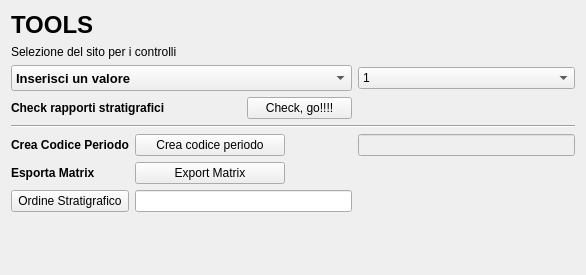
             <widget class="QWidget" name="page">
              <property name="geometry">
               <rect>
                <x>0</x>
                <y>0</y>
                <width>586</width>
                <height>275</height>
               </rect>
              </property>
              <attribute name="label">
               <string>Sistemi di controllo</string>
              </attribute>
              <layout class="QGridLayout" name="gridLayout_20">
               <item row="0" column="0">
                <widget class="QLabel" name="label_36">
                 <property name="font">
                  <font>
                   <pointsize>18</pointsize>
                   <weight>75</weight>
                   <bold>true</bold>
                  </font>
                 </property>
                 <property name="text">
                  <string>TOOLS</string>
                 </property>
                </widget>
               </item>
               <item row="1" column="0" colspan="2">
                <widget class="QLabel" name="label_9">
                 <property name="text">
                  <string>Selezione del sito per i controlli</string>
                 </property>
                </widget>
               </item>
               <item row="2" column="0" colspan="3">
                <widget class="QComboBox" name="comboBox_sito_rappcheck">
                 <property name="enabled">
                  <bool>true</bool>
                 </property>
                 <property name="minimumSize">
                  <size>
                   <width>341</width>
                   <height>26</height>
                  </size>
                 </property>
                 <property name="font">
                  <font>
                   <pointsize>10</pointsize>
                   <weight>75</weight>
                   <bold>true</bold>
                  </font>
                 </property>
                 <property name="mouseTracking">
                  <bool>true</bool>
                 </property>
                 <property name="editable">
                  <bool>false</bool>
                 </property>
                 <property name="maxVisibleItems">
                  <number>99999</number>
                 </property>
                 <property name="maxCount">
                  <number>2147483647</number>
                 </property>
                 <item>
                  <property name="text">
                   <string>Inserisci un valore</string>
                  </property>
                 </item>
                </widget>
               </item>
               <item row="3" column="0" colspan="2">
                <widget class="QLabel" name="label_70">
                 <property name="font">
                  <font>
                   <weight>75</weight>
                   <bold>true</bold>
                  </font>
                 </property>
                 <property name="text">
                  <string>Check rapporti stratigrafici</string>
                 </property>
                </widget>
               </item>
               <item row="6" column="0">
                <widget class="QLabel" name="label_48">
                 <property name="font">
                  <font>
                   <weight>75</weight>
                   <bold>true</bold>
                  </font>
                 </property>
                 <property name="text">
                  <string>Crea Codice Periodo</string>
                 </property>
                </widget>
               </item>
               <item row="6" column="1" colspan="2">
                <widget class="QPushButton" name="pushButton_crea_codice_periodo">
                 <property name="maximumSize">
                  <size>
                   <width>150</width>
                   <height>16777215</height>
                  </size>
                 </property>
                 <property name="font">
                  <font>
                   <pointsize>9</pointsize>
                  </font>
                 </property>
                 <property name="toolTip">
                  <string>Crea codice periodo</string>
                 </property>
                 <property name="text">
                  <string>Crea codice periodo</string>
                 </property>
                 <property name="icon">
                  <iconset resource="resources.qrc">
                   <normaloff>:/icons/sheet.png</normaloff>:/icons/sheet.png</iconset>
                 </property>
                </widget>
               </item>
               <item row="6" column="3">
                <widget class="QLineEdit" name="lineEdit_codice_periodo">
                 <property name="enabled">
                  <bool>false</bool>
                 </property>
                </widget>
               </item>
               <item row="7" column="0">
                <widget class="QLabel" name="label_45">
                 <property name="font">
                  <font>
                   <weight>75</weight>
                   <bold>true</bold>
                  </font>
                 </property>
                 <property name="text">
                  <string>Esporta Matrix</string>
                 </property>
                </widget>
               </item>
               <item row="7" column="1" colspan="2">
                <widget class="QPushButton" name="pushButton_export_matrix">
                 <property name="maximumSize">
                  <size>
                   <width>150</width>
                   <height>16777215</height>
                  </size>
                 </property>
                 <property name="font">
                  <font>
                   <pointsize>9</pointsize>
                  </font>
                 </property>
                 <property name="toolTip">
                  <string>Export Matrix</string>
                 </property>
                 <property name="text">
                  <string>Export Matrix</string>
                 </property>
                 <property name="icon">
                  <iconset resource="resources.qrc">
                   <normaloff>:/icons/sheet.png</normaloff>:/icons/sheet.png</iconset>
                 </property>
                </widget>
               </item>
               <item row="8" column="0">
                <widget class="QPushButton" name="pushButton_orderLayers">
                 <property name="font">
                  <font>
                   <pointsize>9</pointsize>
                  </font>
                 </property>
                 <property name="text">
                  <string>Ordine Stratigrafico</string>
                 </property>
                </widget>
               </item>
               <item row="8" column="1" colspan="2">
                <widget class="QLineEdit" name="lineEditOrderLayer">
                 <property name="enabled">
                  <bool>true</bool>
                 </property>
                </widget>
               </item>
               <item row="9" column="2">
                <spacer name="verticalSpacer_3">
                 <property name="orientation">
                  <enum>Qt::Vertical</enum>
                 </property>
                 <property name="sizeHint" stdset="0">
                  <size>
                   <width>20</width>
                   <height>209</height>
                  </size>
                 </property>
                </spacer>
               </item>
               <item row="2" column="3">
                <widget class="QComboBox" name="comboBox_area_rappcheck">
                 <item>
                  <property name="text">
                   <string>1</string>
                  </property>
                 </item>
                 <item>
                  <property name="text">
                   <string>2</string>
                  </property>
                 </item>
                 <item>
                  <property name="text">
                   <string>3</string>
                  </property>
                 </item>
                 <item>
                  <property name="text">
                   <string>4</string>
                  </property>
                 </item>
                 <item>
                  <property name="text">
                   <string>5</string>
                  </property>
                 </item>
                 <item>
                  <property name="text">
                   <string>6</string>
                  </property>
                 </item>
                 <item>
                  <property name="text">
                   <string>7</string>
                  </property>
                 </item>
                 <item>
                  <property name="text">
                   <string>8</string>
                  </property>
                 </item>
                 <item>
                  <property name="text">
                   <string>9</string>
                  </property>
                 </item>
                 <item>
                  <property name="text">
                   <string>10</string>
                  </property>
                 </item>
                </widget>
               </item>
               <item row="3" column="2">
                <widget class="QPushButton" name="pushButton_rapp_check">
                 <property name="font">
                  <font>
                   <pointsize>9</pointsize>
                  </font>
                 </property>
                 <property name="toolTip">
                  <string>Check, go!!!!</string>
                 </property>
                 <property name="text">
                  <string>Check, go!!!!</string>
                 </property>
                 <property name="icon">
                  <iconset resource="resources.qrc">
                   <normaloff>:/icons/sheet.png</normaloff>:/icons/sheet.png</iconset>
                 </property>
                </widget>
               </item>
               <item row="4" column="0" colspan="4">
                <widget class="Line" name="line">
                 <property name="orientation">
                  <enum>Qt::Horizontal</enum>
                 </property>
                </widget>
               </item>
              </layout>
             </widget>
